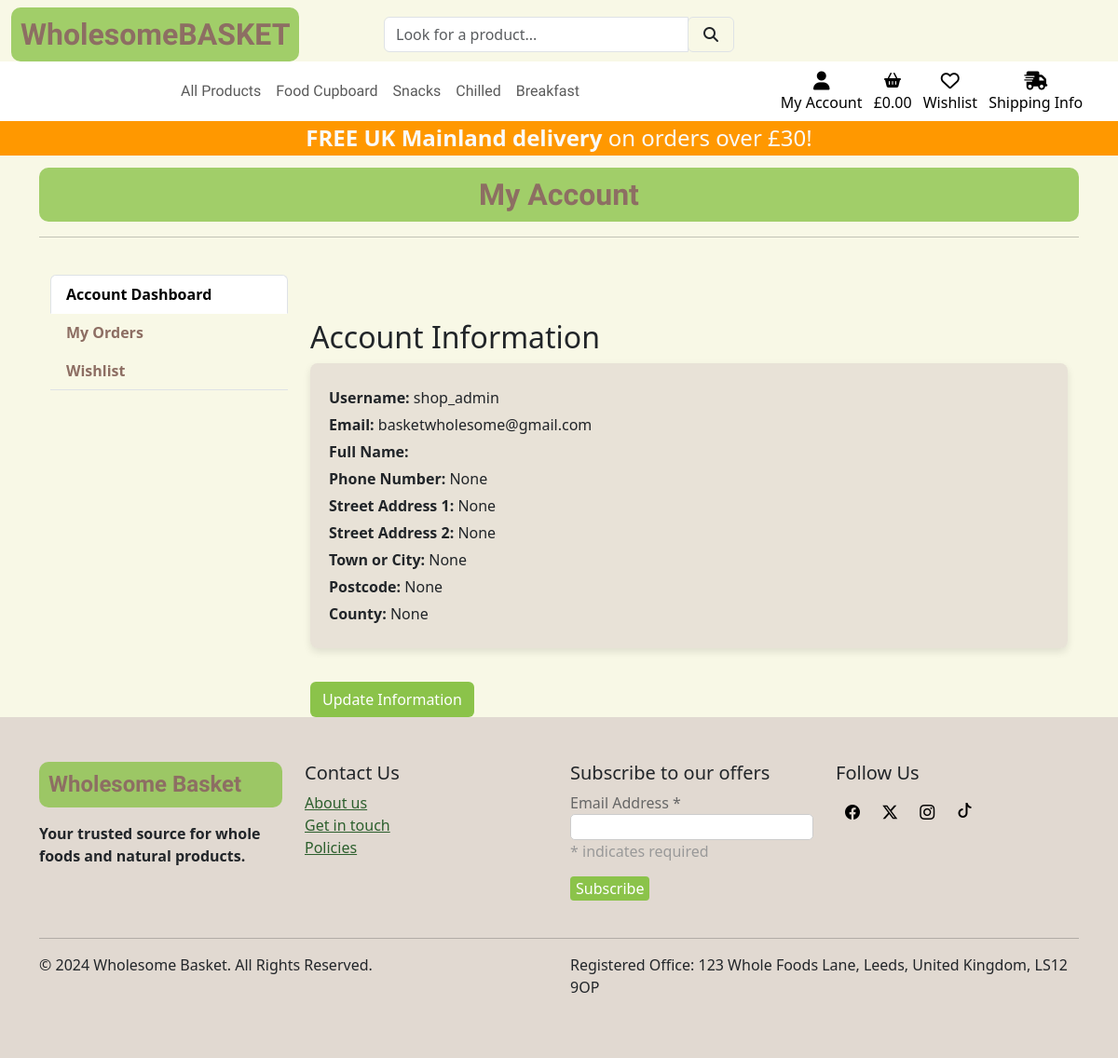
The app's page /profile/ (signed in) with its own data.
### profiles/models.py (models this page shows, shortened)
class UserProfile(models.Model):
    user = models.OneToOneField(User, on_delete=models.CASCADE)
    default_full_name = models.CharField(max_length=50, null=False, blank=True)
    default_phone_number = models.CharField(max_length=20, null=True, blank=True)
    default_country = CountryField(blank_label='Country *', null=True, blank=True)
    default_postcode = models.CharField(max_length=20, null=True, blank=True)
    default_town_or_city = models.CharField(max_length=40, null=True, blank=True)
    default_street_address1 = models.CharField(max_length=80, null=True, blank=True)
    default_street_address2 = models.CharField(max_length=80, null=True, blank=True)
    default_county = models.CharField(max_length=80, null=True, blank=True)

### profiles/views.py (the view)
# urls.py: path('', views.profile, name='profile'),
@login_required
def profile(request):
    profile = get_object_or_404(UserProfile, user=request.user)
    wishlist_items = Wishlist.objects.filter(user=request.user)
    if request.method == 'POST':
        form = UserProfileForm(request.POST, instance=profile)
        if form.is_valid():
            form.save()
            messages.success(request, 'Profile updated successfully')
            return redirect('profile')
    else:
        form = UserProfileForm(instance=profile)
    orders = profile.orders.all()
    template = 'profiles/profile.html'
    context = {
        'form': form,
        'orders': orders,
        'profile': profile,
        'wishlist_items': wishlist_items,
        'on_profile_page': True
    }
    return render(request, template, context)

### profiles/forms.py
class UserProfileForm(forms.ModelForm):
    class Meta:
        model = UserProfile
        exclude = ('user',)
    def __init__(self, *args, **kwargs):
        super().__init__(*args, **kwargs)
        placeholders = {
            'default_full_name': 'Full Name',
            'default_phone_number': 'Phone Number',
            'default_postcode': 'Postal Code',
            'default_town_or_city': 'Town or City',
            'default_street_address1': 'Street Address 1',
            'default_street_address2': 'Street Address 2',
            'default_county': 'County, State or Locality',
        }
        self.fields['default_phone_number'].widget.attrs['autofocus'] = True
        for field in self.fields:
            if field != 'default_country':
                if self.fields[field].required:
                    placeholder = f'{placeholders[field]} *'
                else:
                    placeholder = placeholders[field]
                self.fields[field].widget.attrs['placeholder'] = placeholder
            self.fields[field].widget.attrs['class'] = 'stripe-style-input'
            self.fields[field].label = False

### basket/contexts.py (called while the page is built, shortened)
def basket_contents(request):
    basket_items = []
    total = 0
    product_count = 0
    basket = request.session.get('basket', {})
    if total < settings.FREE_SHIPPING_THRESHOLD:
        shipping = total * Decimal(settings.STANDARD_SHIPPING_PERCENTAGE / 100)
        free_shipping_delta = settings.FREE_SHIPPING_THRESHOLD - total
    else:
        shipping = 0
        free_shipping_delta = 0
    grand_total = shipping + total
    context = {
        'basket_items': basket_items,
        'total': total,
        'product_count': product_count,
        'shipping': shipping,
        'free_shipping_delta': free_shipping_delta,
        'free_shipping_threshold': settings.FREE_SHIPPING_THRESHOLD,
        'grand_total': grand_total,
    }
    return context

### profiles/templates/profiles/profile.html (shortened to what this page needs)
{% extends 'base.html' %}
{% load static %}
{% block extra_css %}
<link rel="stylesheet" href="{% static 'profiles/css/profile.css' %}">
{% endblock %}
{% block page_header %}
<div class="container header-container">
    <div class="row">
        <div class="col text-center mt-3">
            <h2 class="logo-font">My Account</h2>
            <hr>
        </div>
    </div>
</div>
{% endblock %}
{% block content %}
<div class="overlay"></div>
<div class="container">
    <div class="container mt-4">
        <div class="row">
            <div class="col-md-3">
                <div class="sidebar">
                    <ul class="nav nav-tabs flex-column custom-tabs" role="tablist">
                        <li class="nav-item">
                            <a class="nav-link active" id="dashboard-tab" data-bs-toggle="tab" href="#dashboard"
                                role="tab" aria-controls="dashboard" aria-selected="true">Account Dashboard</a>
                        </li>
                        <li class="nav-item">
                            <a class="nav-link" id="orders-tab" data-bs-toggle="tab" href="#orders" role="tab"
                                aria-controls="orders" aria-selected="false">My Orders</a>
                        </li>
                        <li class="nav-item">
                            <a class="nav-link" id="wishlist-tab" data-bs-toggle="tab" href="#wishlist" role="tab"
                                aria-controls="wishlist" aria-selected="false">Wishlist</a>
                        </li>
                    </ul>
                </div>
            </div>
            <div class="col-md-9">
                <div class="tab-content">
                    <div class="tab-pane fade show active" id="dashboard" role="tabpanel"
                        aria-labelledby="dashboard-tab">
                        <h2 class="mt-5">Account Information</h2>
                        <div class="account-info-container">
                            <p><strong>Username:</strong> {{ request.user.username }}</p>
                            <p><strong>Email:</strong> {{ request.user.email }}</p>
                            <p><strong>Full Name:</strong> {{ profile.default_full_name }} </p>
                            <p><strong>Phone Number:</strong> {{ profile.default_phone_number }}</p>
                            <p><strong>Street Address 1:</strong> {{ profile.default_street_address1 }}</p>
                            <p><strong>Street Address 2:</strong> {{ profile.default_street_address2 }}</p>
                            <p><strong>Town or City:</strong> {{ profile.default_town_or_city }}</p>
                            <p><strong>Postcode:</strong> {{ profile.default_postcode }}</p>
                            <p><strong>County:</strong> {{ profile.default_county }}</p>
                        </div>
                        <button id="editButton" class="btn custom-add-btn mt-3">Update Information</button>
                        </div>
                        {% include 'profiles/includes/wishlist-display.html' %}
                    </div>
                </div>
            </div>
        </div>
    {% endblock %}

### static/css/base.css (style rules this page uses)
html { height: 100%; }
body { background: url('/media/backgroud-food-spices.webp') no-repeat center center fixed; background-size: cover; height: calc(100vh - 164px); color: #FAFAFA; font-family: "Raleway", sans-serif; }
.logo-font { font-family: "Playwrite IT Moderna", cursive; color: #8D6E63ff; background-color: rgba(139, 195, 74, 0.8); padding: 10px; border-radius: 10px; font-weight: 800; }
.overlay { height: 100%; width: 100%; top: 0; left: 0; position: fixed; background: rgba(245, 245, 220, 0.7); z-index: -1; }
.custom-tabs .nav-link { color: #8D6E63ff; font-weight: bold; }
.custom-tabs .nav-link.active { color: #8D6E63ff; border: 1px solid #8D6E63ff; }
.custom-add-btn, .custom-remove-btn { background-color: rgba(139, 195, 74, 1) !important; color: white !important; border: none; cursor: pointer; border-radius: 4px; }
@media (min-width: 992px) { .header-container { padding-top: 164px; } }

### profiles/static/profiles/css/profile.css (style rules this page uses)
.account-info-container { background-color: rgba(215, 204, 200, 0.5); padding: 20px; border-radius: 8px; box-shadow: 0 4px 8px rgba(0, 0, 0, 0.1); margin-bottom: 20px; }
.account-info-container p { margin: 5px 0; }

### records on screen
UserProfile: default_phone_number "None", default_street_address1 "None", default_street_address2 "None", default_town_or_city "None", default_postcode "None", default_county "None"

### other values on screen
{{ free_shipping_threshold }} "30"
{{ request.user.username }} "shop_admin"
{{ request.user.email }} "basketwholesome@gmail.com"
